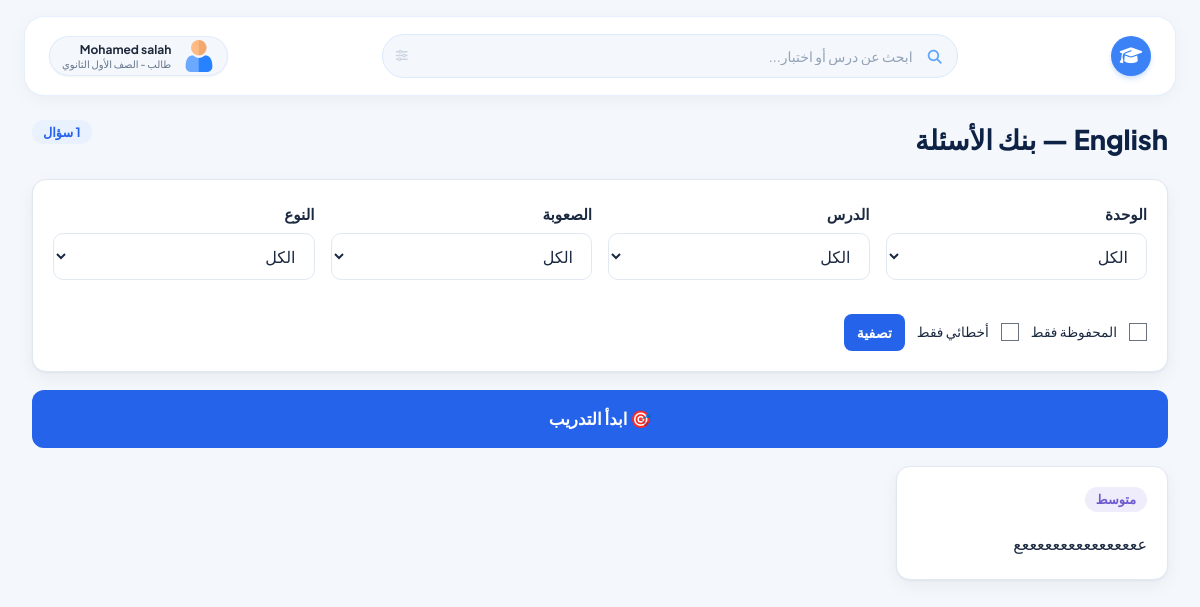
The page /student/t/T862390/bank/ (signed in) on the database its author committed.
### accounts/models.py (models this page shows, shortened)
class User(AbstractBaseUser, PermissionsMixin):
    ROLES = [("student", "طالب"), ("teacher", "مدرّس"), ("owner", "مالك المنصة"), ("staff", "فريق الإدارة")]
    STAFF_ROLES = [("support", "دعم فني"), ("finance", "مالية"), ("content", "مسؤول محتوى")]
    phone = models.CharField("رقم الهاتف", max_length=11, unique=True, validators=[phone_validator])
    full_name = models.CharField("الاسم الكامل", max_length=150)
    name_ar = models.CharField("الاسم بالعربية (كما سُجّل)", max_length=150, blank=True)
    role = models.CharField("الدور", max_length=10, choices=ROLES, default="student")
    staff_role = models.CharField("صلاحية الفريق", max_length=10, choices=STAFF_ROLES, blank=True)
    is_active = models.BooleanField("مفعّل", default=True)
    is_staff = models.BooleanField(default=False)
    date_joined = models.DateTimeField(default=timezone.now)
    objects = UserManager()
    USERNAME_FIELD = "phone"
    REQUIRED_FIELDS = ["full_name"]
    class Meta:
        verbose_name = "مستخدم"

class StudentProfile(models.Model):
    GRADES = [(1, "الصف الأول الثانوي"), (2, "الصف الثاني الثانوي"), (3, "الصف الثالث الثانوي"),
              (4, "الصف الأول الإعدادي"), (5, "الصف الثاني الإعدادي"), (6, "الصف الثالث الإعدادي")]
    user = models.OneToOneField(User, on_delete=models.CASCADE, related_name="student_profile")
    student_number = models.PositiveIntegerField("رقم الطالب (ID)", unique=True, null=True, blank=True, editable=False)
    parent_phone = models.CharField("رقم ولي الأمر", max_length=11, validators=[phone_validator])
    grade = models.PositiveSmallIntegerField("المرحلة الدراسية", choices=GRADES)
    avatar = models.ImageField("الصورة الشخصية", upload_to="avatars/", blank=True)

### learning/models.py (models this page shows, shortened)
class Question(models.Model):
    TYPES = [("mcq", "اختيار من متعدد"), ("tf", "صح / خطأ")]
    ALL_TYPES = TYPES + [("essay", "سؤال مقالي")]
    LEVELS = [("easy", "سهل"), ("medium", "متوسط"), ("hard", "صعب")]
    quiz = models.ForeignKey(Quiz, on_delete=models.CASCADE, related_name="questions")
    text = models.TextField("نص السؤال")
    image = models.ImageField("صورة (اختياري)", upload_to="questions/", blank=True)
    qtype = models.CharField("نوع السؤال", max_length=5, choices=ALL_TYPES, default="mcq")
    difficulty = models.CharField("الصعوبة", max_length=8, choices=LEVELS, default="medium")
    points = models.PositiveIntegerField("الدرجة", default=1)
    hint = models.CharField("تلميح", max_length=300, blank=True)
    explanation = models.TextField("شرح الإجابة الصحيحة", blank=True)
    section = models.ForeignKey(LessonSection, null=True, blank=True, on_delete=models.SET_NULL, related_name="questions",
                                verbose_name="القسم المرتبط من الدرس")
    order = models.PositiveIntegerField(default=0)
    class Meta:
        ordering = ["order", "id"]

### student/views.py (the view)
# urls.py: path("t/<str:code>/bank/", v.bank, name="bank"),
@student_required
def bank(request, code):
    t, enr, active = ws(request, code)
    if (r := _bank_access(request, t, enr, active)):
        return r
    qs = _bank_qs(request, t)
    units = svc.visible_units_for_teacher(t) if hasattr(svc, "visible_units_for_teacher") else Unit.objects.filter(course__in=svc.visible_courses(t)).filter(Q(status="published") | Q(status="scheduled", publish_at__lte=timezone.now()))
    lessons = svc.visible_lessons_qs(teacher=t)
    saved = set(SavedQuestion.objects.filter(student=request.user).values_list("question_id", flat=True))
    solved = set(StudentAnswer.objects.filter(attempt__student=request.user, is_correct=True).values_list("question_id", flat=True))
    return render(request, "student/bank.html", {"t": t, "questions": qs[:60], "count": qs.count(), "units": units, "lessons": lessons,
                                                 "saved": saved, "solved": solved, "g": request.GET, "qstr": request.GET.urlencode()})

### accounts/context_processors.py (called while the page is built)
def site(request):
    return {"site": SiteSetting.get()}

def _item(label, icon, url, section=None, exact=False):
    return {"label": label, "icon": icon, "url": url, "section": section, "exact": exact}

### accounts/models.py (called while the page is built)
    @classmethod
    def get(cls):
        obj, _ = cls.objects.get_or_create(pk=1)
        return obj

### billing/models.py (called while the page is built)
    @property
    def is_active(self):
        return self.status == "active" and bool(self.expires_at) and self.expires_at > timezone.now()

### learning/models.py (called while the page is built)
def vis_q(prefix=""):
    now = timezone.now()
    return Q(**{f"{prefix}status": "published"}) | Q(**{f"{prefix}status": "scheduled", f"{prefix}publish_at__lte": now})

### learning/services.py (called while the page is built)
def visible_courses(teacher):
    return Course.objects.filter(teacher=teacher).filter(vis_q())

def visible_lessons_qs(teacher=None, course=None, unit=None):
    qs = Lesson.objects.filter(vis_q(), vis_q("unit__"), vis_q("unit__course__"))
    if teacher:
        qs = qs.filter(unit__course__teacher=teacher)
    if course:
        qs = qs.filter(unit__course=course)
    if unit:
        qs = qs.filter(unit=unit)
    return qs

def visible_quizzes_qs(teacher=None, course=None, lesson=None, unit=None):
    qs = Quiz.objects.filter(vis_q(), vis_q("course__"))
    qs = qs.filter(Q(unit__isnull=True) | vis_q("unit__"))
    qs = qs.filter(Q(lesson__isnull=True) | vis_q("lesson__"))
    if teacher:
        qs = qs.filter(course__teacher=teacher)
    if course:
        qs = qs.filter(course=course)
    if lesson:
        qs = qs.filter(lesson=lesson)
    if unit:
        qs = qs.filter(unit=unit)
    return qs

### student/views.py (called while the page is built)
def ws(request, code):
    t = get_object_or_404(TeacherProfile.objects.select_related("user"), teacher_code=code, user__is_active=True)
    enr = Enrollment.objects.filter(student=request.user, teacher=t).first()
    request.session["current_teacher"] = code
    return t, enr, bool(enr and enr.is_active)

def need_enrollment(request, t, enr):
    if not enr:
        messages.info(request, "اشترك مع هذا المدرّس أولًا لتفتح هذه الصفحة.")
        return redirect("student:workspace", code=t.teacher_code)
    return None

def need_active(request, t, active):
    if not active:
        messages.warning(request, "هذه الصفحة تتطلب اشتراكًا نشطًا مع المدرّس.")
        return redirect("student:subscribe", code=t.teacher_code)
    return None

def _bank_access(request, t, enr, active):
    return need_enrollment(request, t, enr) or need_active(request, t, active)

### templates/student/bank.html (shortened to what this page needs)
{% extends "student/base.html" %}
{% block content %}
<div class="pagehead"><h1>{{ t.subject }} — بنك الأسئلة</h1><span class="badge">{{ count }} سؤال</span></div>
<form class="card mb"><div class="grid g4">
  <div class="field"><label>الوحدة</label><select class="input" name="unit"><option value="">الكل</option></select></div>
  <div class="field"><label>الدرس</label><select class="input" name="lesson"><option value="">الكل</option></select></div>
  <div class="field"><label>الصعوبة</label><select class="input" name="difficulty"><option value="">الكل</option></select></div>
  <div class="field"><label>النوع</label><select class="input" name="qtype"><option value="">الكل</option></select></div>
</div>
<div class="row mt"><label class="row small"><input type="checkbox" class="check" name="saved" value="1" {% if g.saved == '1' %}checked{% endif %}> المحفوظة فقط</label>
  <label class="row small"><input type="checkbox" class="check" name="wrong" value="1" {% if g.wrong == '1' %}checked{% endif %}> أخطائي فقط</label>
  <button class="btn sm">تصفية</button></div>
</form>
<a class="btn lg block mb" href="{% url 'student:bank_start' t.teacher_code %}?{{ qstr }}">🎯 ابدأ التدريب</a>
<div class="grid gauto">
{% for q in questions %}
<a class="card" href="{% url 'student:bank_question' t.teacher_code q.pk %}?{{ qstr }}" style="text-decoration:none;color:inherit">
  <div class="row spread"><span class="badge purple">{{ q.get_difficulty_display }}</span>{% if q.id in saved %}<span>⭐</span>{% endif %}{% if q.id in solved %}<span class="badge green">تم الحل</span>{% endif %}</div>
  <p class="mt" style="margin-bottom:0">{{ q.text|truncatechars:80 }}</p>
</a>
{% empty %}<div class="empty">لا توجد أسئلة مطابقة.</div>{% endfor %}
</div>
{% endblock %}

### templates/ui/_student_header.html (shortened to what this page needs)
{% load static %}
<link href="https://cdnjs.cloudflare.com/ajax/libs/font-awesome/6.5.1/css/all.min.css" rel="stylesheet">
<header id="student-top-header" class="h-20 bg-white border border-blue-100/70 rounded-2xl mx-6 mt-4 px-6 flex items-center justify-between gap-4 sticky top-4 z-30 shadow-md backdrop-blur-md" data-purpose="top-header" style="box-shadow: 0 4px 20px -2px rgba(15, 23, 42, 0.05); border-radius: 20px;">
    <div class="flex items-center gap-3">
      <a href="{% url 'student:home' %}" aria-label="الرئيسية" title="الرئيسية" class="w-10 h-10 rounded-full bg-blue-500 flex items-center justify-center text-white shadow-md shadow-blue-500/20 hover:bg-blue-600 transition-colors">
        <i class="fa-solid fa-graduation-cap text-lg"></i>
      </a>
    </div>
    <form action="{% url 'uikit:student_search' %}" method="get" class="flex-1 max-w-xl mx-4" data-purpose="search-bar-container">
      <div class="relative w-full">
        <input name="q" value="{{ request.GET.q|default:'' }}" class="w-full h-11 pr-11 pl-10 rounded-full bg-[#f4f7fc] border border-blue-100 focus:bg-white focus:border-brandBlue focus:ring-2 focus:ring-blue-100 text-sm placeholder-slate-400 text-right transition-all outline-none" placeholder="ابحث عن درس أو اختبار..." type="text">
        <div class="absolute right-4 top-1/2 -translate-y-1/2 text-blue-400 pointer-events-none text-sm">
        </div>
        <button type="submit" class="absolute left-3.5 top-1/2 -translate-y-1/2 text-slate-300 hover:text-slate-500 text-xs" aria-label="بحث">
          <i class="fa-solid fa-sliders"></i>
        </button>
      </div>
    </form>
    <div class="flex items-center gap-3">
      <a href="{% url 'student:profile' %}" class="h-10 flex items-center gap-3 bg-[#f4f7fc] border border-blue-100/80 px-3 rounded-full shadow-sm">
        {% if ui_student_profile and ui_student_profile.avatar %}<img src="{{ ui_student_profile.avatar.url }}" alt="" class="w-7 h-7 rounded-full object-cover flex-shrink-0">
        {% else %}<img src="{% static 'ui/user-icon.png' %}" alt="" class="w-8 h-8 object-contain flex-shrink-0">{% endif %}
        <div class="text-right leading-tight">
          <div class="text-xs font-bold text-slate-800" style="font-family: 'Plus Jakarta Sans', sans-serif;">{{ user.full_name }}</div>
          <div class="text-[10px] text-slate-500 font-medium">طالب{% if ui_student_profile %} - {{ ui_student_profile.get_grade_display }}{% endif %}</div>
        </div>
      </a>
    </div></header>

### static/ui/ui.css (style rules this page uses)
body { font-family:'Tajawal',sans-serif;-webkit-font-smoothing:antialiased }

### static/ui/legacy.css (style rules this page uses)
.legacy a { color:var(--blue);text-decoration:none }
.legacy h1,.legacy h2,.legacy h3,.legacy h4 { line-height:1.45;margin:0 0 .5em;color:var(--navy);font-weight:800 }
.legacy h1 { font-size:1.9rem }
.legacy p { margin:0 0 .9em }
.legacy .small { font-size:.86rem }
.legacy .row { display:flex;gap:12px;align-items:center;flex-wrap:wrap }
.legacy .spread { justify-content:space-between }
.legacy .mt { margin-top:18px }
.legacy .mb { margin-bottom:18px }
.legacy .btn { display:inline-flex;align-items:center;justify-content:center;gap:6px;padding:9px 18px;border-radius:10px;border:1.5px solid transparent;background:var(--blue);color:#fff;font:inherit;font-weight:700;cursor:pointer;text-decoration:none;transition:background .15s,transform .05s }
.legacy .btn.sm { padding:5px 12px;font-size:.88rem;border-radius:8px }
.legacy .btn.lg { padding:13px 28px;font-size:1.05rem;border-radius:12px }
.legacy .btn.block { display:flex;width:100% }
.legacy .card { background:var(--card);border:1px solid var(--line);border-radius:var(--r);padding:20px;box-shadow:var(--shadow) }
.legacy .grid { display:grid;gap:16px }
.legacy .g4 { grid-template-columns:repeat(4,minmax(0,1fr)) }
.legacy .gauto { grid-template-columns:repeat(auto-fill,minmax(260px,1fr)) }
.legacy .badge { display:inline-block;padding:2px 11px;border-radius:99px;font-size:.8rem;font-weight:700;background:var(--sky);color:var(--blue);white-space:nowrap }
.legacy .badge.purple { background:var(--purple-l);color:var(--purple) }
.legacy .field { margin-bottom:16px }
.legacy .field label { display:block;font-weight:700;margin-bottom:5px;font-size:.95rem }
.legacy .input { width:100%;padding:11px 14px;border:1.5px solid var(--line);border-radius:10px;font:inherit;background:#fff;color:var(--text) }
.legacy select.input { appearance:auto }
.legacy .check { width:18px;height:18px;vertical-align:middle;accent-color:var(--blue) }
.legacy .pagehead { display:flex;align-items:flex-start;justify-content:space-between;gap:14px;flex-wrap:wrap;margin-bottom:20px }
.legacy .pagehead h1 { margin:0 }
.legacy h1,.legacy h2,.legacy h3,.legacy h4 { margin:0 0 .5em;color:var(--navy);font-weight:800;line-height:1.45 }
.legacy h1 { font-size:1.7rem }
.legacy a { color:var(--blue) }
.legacy .btn { color:#fff }
.legacy .badge { line-height:1.6 }
.legacy input[type=checkbox],.legacy input[type=radio] { accent-color:var(--blue) }
.legacy select.input,.legacy input.input,.legacy textarea.input { background:#fff }

### templates/ui/document.html (style rules this page uses)
body,.legacy,.font-tajawal,.font-sans,.font-cairo { font-family:"Plus Jakarta Sans","Tajawal",sans-serif !important }

### rows shown on the page
User: full_name "Mohamed salah"
StudentProfile: grade "الصف الأول الثانوي"
Question: difficulty "متوسط", text "ععععععععععععععععع"
